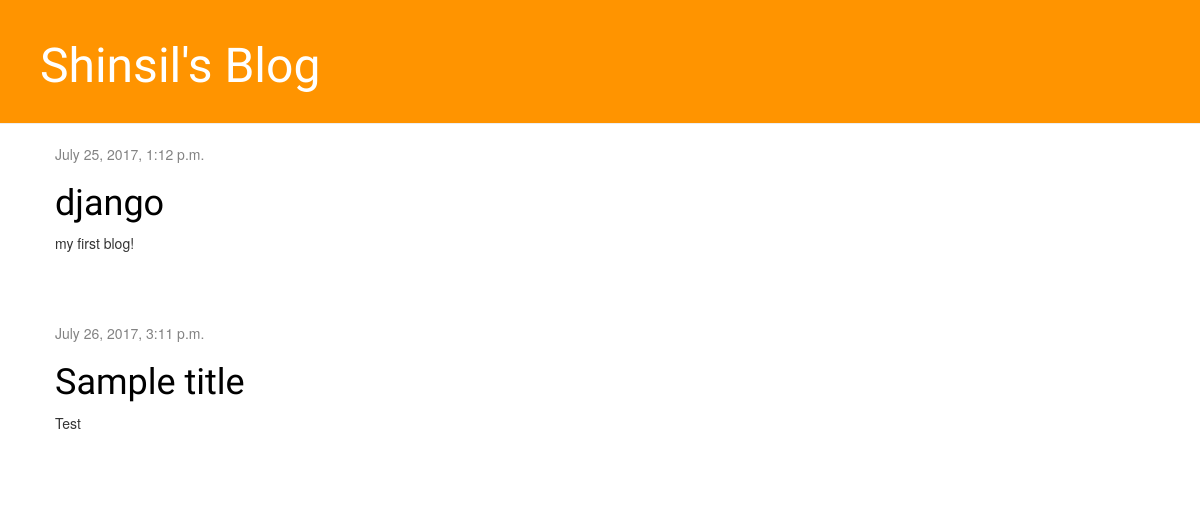
Before: / with the older database file.
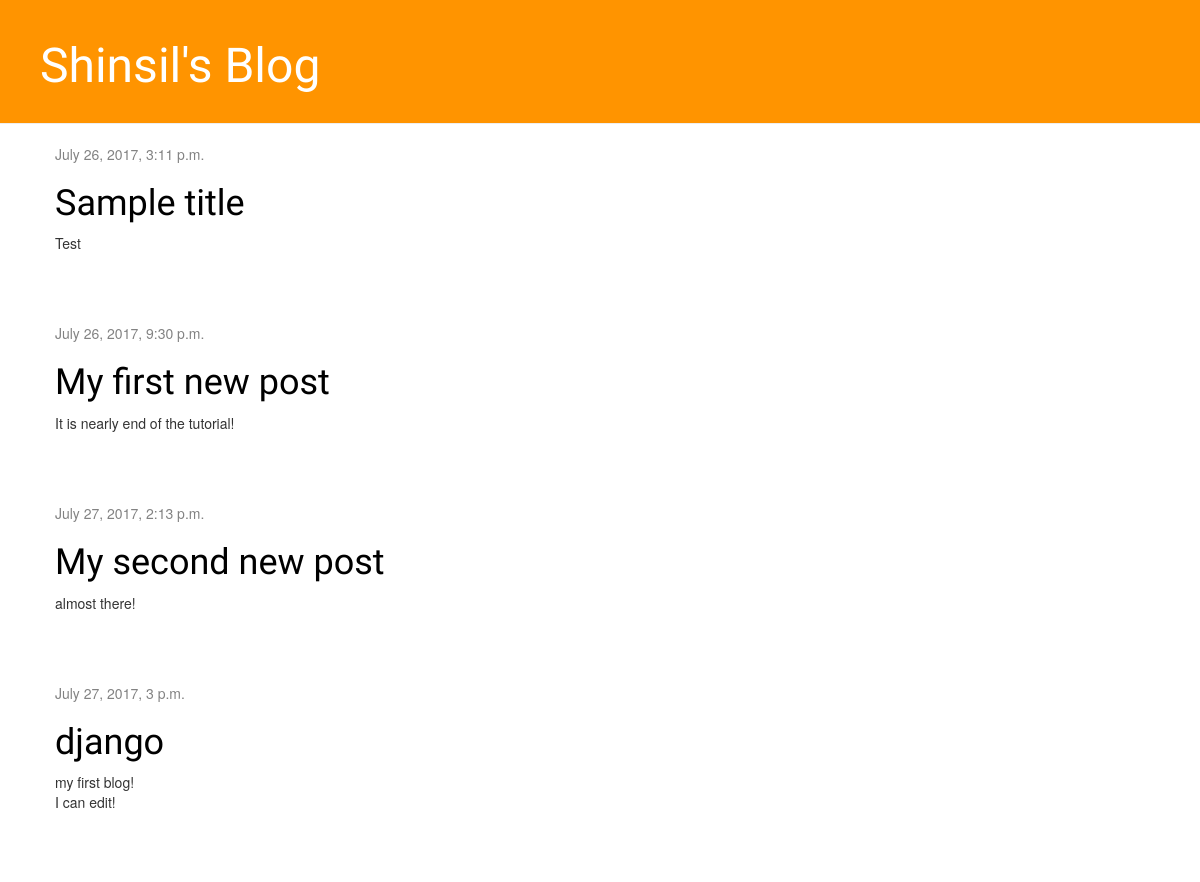
After: the same page with the newer database file.
### blog/models.py (models this page shows, shortened)
class Post(models.Model):
    author = models.ForeignKey('auth.User')
    title = models.CharField(max_length=200)
    text = models.TextField()
    created_date = models.DateTimeField(
            default=timezone.now)
    published_date = models.DateTimeField(
            blank=True, null=True)

### blog/views.py (the view)
# urls.py: url(r'^$', views.post_list, name='post_list'),
def post_list(request):
    posts = Post.objects.filter(published_date__lte=timezone.now()).order_by('published_date')
    return render(request, 'blog/post_list.html',{'posts':posts})

### blog/templates/blog/post_list.html
{% extends 'blog/base.html' %}
{% block content %}
    {% for post in posts %}
        <div class="post">
            <div class="date">
                {{ post.published_date }}
            </div>
            <h1><a href="{%url 'post_detail' pk=post.pk%}">{{ post.title }}</a></h1>
            <p>{{ post.text|linebreaksbr }}</p>
        </div>
    {% endfor %}
{% endblock %}

### blog/templates/blog/base.html (shortened to what this page needs)
{% load staticfiles %}
<html>
    <head>
        <link rel="stylesheet" href="//maxcdn.bootstrapcdn.com/bootstrap/3.2.0/css/bootstrap.min.css">
        <link rel="stylesheet" href="//maxcdn.bootstrapcdn.com/bootstrap/3.2.0/css/bootstrap-theme.min.css">
        <link rel="stylesheet" href="{% static 'css/blog.css' %}">
    </head>
<body>
    <div class="page-header">
      <h1><a href="/">Shinsil's Blog</a></h1>
    </div>
    <div class="content container">
        <div class="row">
            <div class="col-md-8">
            {% block content %}
            {% endblock %}
            </div>
        </div>
    </div>
</body>
</html>

Changed rows visible on the page:
shown differently, row unchanged: Post "Sample title": moves up the list
added Post: published_date "July 26, 2017, 9:30 p.m.", title "My first new post", text "It is nearly end of the tutorial!"
added Post: published_date "July 27, 2017, 2:13 p.m.", title "My second new post", text "almost there!"
changed Post "django": published_date "July 25, 2017, 1:12 p.m." → "July 27, 2017, 3 p.m."; text "my first blog!" → "my first blog! I can edit!"
